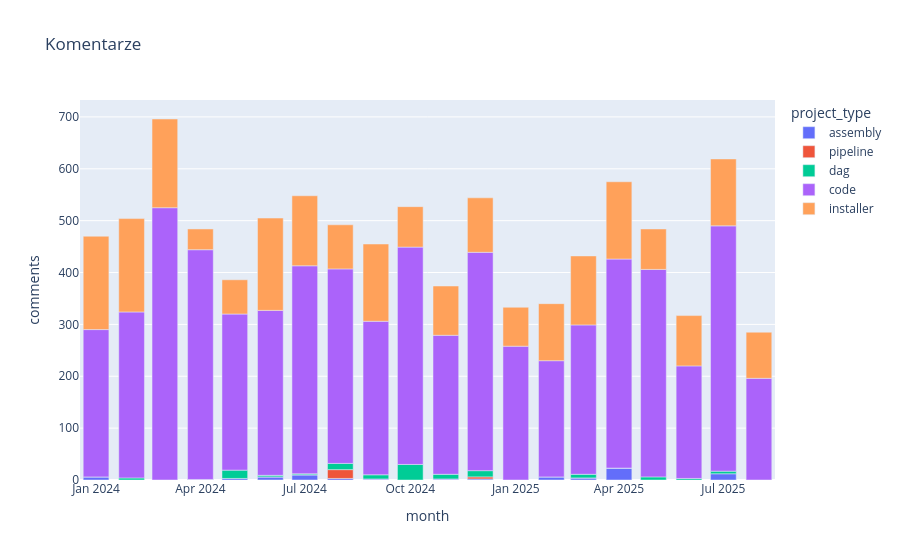

Notebook source saved alongside this figure:
### Markdown cell above
# Ilość komentarzy do merge requestów

### Code cell
px.bar(mrs_comments.toPandas(),x='month',y='comments',color='project_type',title='Komentarze')

### Figure 1 — Plotly figure (JSON) as saved in the notebook; plotly's stock layout.template omitted (floating-point values rounded to 4 significant figures)
{"data": [{"alignmentgroup": "True", "hovertemplate": "project_type=assembly<br>month=%{x}<br>comments=%{y}<extra></extra>", "legendgroup": "assembly", "marker": {"color": "#636efa", "pattern": {"shape": ""}}, "name": "assembly", "offsetgroup": "assembly", "orientation": "v", "showlegend": true, "textposition": "auto", "type": "bar", "x": ["2024-06-01T00:00:00", "2024-02-01T00:00:00", "2024-04-01T00:00:00", "2025-02-01T00:00:00", "2025-01-01T00:00:00", "2025-08-01T00:00:00", "2024-10-01T00:00:00", "2024-12-01T00:00:00", "2024-08-01T00:00:00", "2025-05-01T00:00:00", "2024-03-01T00:00:00", "2025-04-01T00:00:00", "2025-03-01T00:00:00", "2024-11-01T00:00:00", "2024-07-01T00:00:00", "2024-01-01T00:00:00", "2024-09-01T00:00:00", "2024-05-01T00:00:00", "2025-06-01T00:00:00", "2025-07-01T00:00:00"], "xaxis": "x", "y": [6, 0, 1, 6, 0, 0, 0, 2, 3, 0, 0, 23, 4, 2, 10, 6, 2, 3, 0, 12], "yaxis": "y"}, {"alignmentgroup": "True", "hovertemplate": "project_type=pipeline<br>month=%{x}<br>comments=%{y}<extra></extra>", "legendgroup": "pipeline", "marker": {"color": "#EF553B", "pattern": {"shape": ""}}, "name": "pipeline", "offsetgroup": "pipeline", "orientation": "v", "showlegend": true, "textposition": "auto", "type": "bar", "x": ["2024-12-01T00:00:00", "2025-06-01T00:00:00", "2024-08-01T00:00:00", "2024-11-01T00:00:00", "2024-09-01T00:00:00", "2024-06-01T00:00:00", "2025-02-01T00:00:00", "2024-10-01T00:00:00", "2025-05-01T00:00:00", "2025-03-01T00:00:00", "2024-07-01T00:00:00", "2025-01-01T00:00:00"], "xaxis": "x", "y": [4, 0, 17, 0, 0, 0, 0, 0, 0, 0, 0, 0], "yaxis": "y"}, {"alignmentgroup": "True", "hovertemplate": "project_type=dag<br>month=%{x}<br>comments=%{y}<extra></extra>", "legendgroup": "dag", "marker": {"color": "#00cc96", "pattern": {"shape": ""}}, "name": "dag", "offsetgroup": "dag", "orientation": "v", "showlegend": true, "textposition": "auto", "type": "bar", "x": ["2025-05-01T00:00:00", "2025-07-01T00:00:00", "2024-02-01T00:00:00", "2024-06-01T00:00:00", "2025-06-01T00:00:00", "2024-11-01T00:00:00", "2025-08-01T00:00:00", "2024-12-01T00:00:00", "2024-07-01T00:00:00", "2024-04-01T00:00:00", "2024-01-01T00:00:00", "2025-04-01T00:00:00", "2025-03-01T00:00:00", "2024-09-01T00:00:00", "2024-08-01T00:00:00", "2024-10-01T00:00:00", "2024-05-01T00:00:00"], "xaxis": "x", "y": [6, 5, 4, 3, 3, 9, 0, 12, 2, 0, 0, 0, 7, 8, 12, 30, 16], "yaxis": "y"}, {"alignmentgroup": "True", "hovertemplate": "project_type=code<br>month=%{x}<br>comments=%{y}<extra></extra>", "legendgroup": "code", "marker": {"color": "#ab63fa", "pattern": {"shape": ""}}, "name": "code", "offsetgroup": "code", "orientation": "v", "showlegend": true, "textposition": "auto", "type": "bar", "x": ["2024-07-01T00:00:00", "2024-03-01T00:00:00", "2025-06-01T00:00:00", "2024-09-01T00:00:00", "2025-07-01T00:00:00", "2025-05-01T00:00:00", "2024-11-01T00:00:00", "2024-08-01T00:00:00", "2024-05-01T00:00:00", "2025-01-01T00:00:00", "2024-02-01T00:00:00", "2024-06-01T00:00:00", "2024-12-01T00:00:00", "2024-04-01T00:00:00", "2024-01-01T00:00:00", "2025-02-01T00:00:00", "2025-03-01T00:00:00", "2024-10-01T00:00:00", "2025-04-01T00:00:00", "2025-08-01T00:00:00"], "xaxis": "x", "y": [401, 525, 217, 296, 473, 400, 268, 375, 301, 258, 320, 318, 421, 443, 284, 224, 288, 419, 403, 196], "yaxis": "y"}, {"alignmentgroup": "True", "hovertemplate": "project_type=installer<br>month=%{x}<br>comments=%{y}<extra></extra>", "legendgroup": "installer", "marker": {"color": "#FFA15A", "pattern": {"shape": ""}}, "name": "installer", "offsetgroup": "installer", "orientation": "v", "showlegend": true, "textposition": "auto", "type": "bar", "x": ["2024-11-01T00:00:00", "2025-08-01T00:00:00", "2025-05-01T00:00:00", "2024-10-01T00:00:00", "2024-07-01T00:00:00", "2025-06-01T00:00:00", "2024-05-01T00:00:00", "2024-02-01T00:00:00", "2024-04-01T00:00:00", "2024-03-01T00:00:00", "2024-09-01T00:00:00", "2025-07-01T00:00:00", "2024-06-01T00:00:00", "2024-01-01T00:00:00", "2025-02-01T00:00:00", "2024-08-01T00:00:00", "2025-04-01T00:00:00", "2025-03-01T00:00:00", "2024-12-01T00:00:00", "2025-01-01T00:00:00"], "xaxis": "x", "y": [95, 89, 78, 78, 135, 97, 66, 180, 40, 171, 149, 129, 178, 180, 110, 85, 149, 133, 105, 75], "yaxis": "y"}], "layout": {"barmode": "relative", "legend": {"title": {"text": "project_type"}, "tracegroupgap": 0}, "title": {"text": "Komentarze"}, "xaxis": {"anchor": "y", "domain": [0, 1], "title": {"text": "month"}}, "yaxis": {"anchor": "x", "domain": [0, 1], "title": {"text": "comments"}}}}
